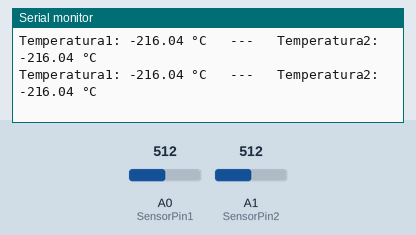
This sketch was run on a simulated Arduino Uno, built with avr-gcc and run on an emulated ATmega328P. Parts: the last lines printed to the serial monitor. The test bench sets the inputs (shaded band); at power-on: A0 (SensorPin1) = 512, A1 (SensorPin2) = 512.

Above: at 1.8 s.
1.9 s: A0 (SensorPin1) set to 0
At 2.8 s:
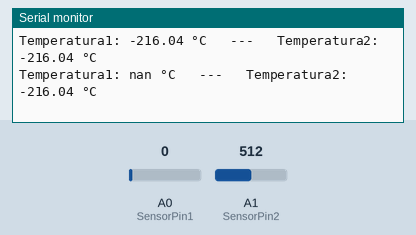
4.5 s: A1 (SensorPin2) set to 0
At 5.8 s:
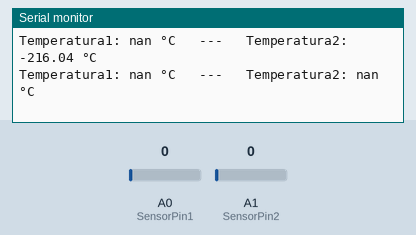
7.5 s: A0 (SensorPin1) set to 122
At 8.8 s:
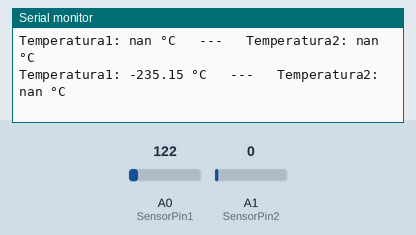
10.5 s: A1 (SensorPin2) set to 122
At 11.4 s:
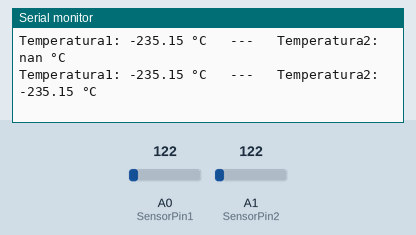

The sketch:

lab_7.1.ino
```cpp
#include <math.h>
const int Rc = 1000;
const int Vcc = 5;
const int SensorPin1 = A0;
const int SensorPin2 = A1;

double A = 3.3865469222658334 * pow(10, -1);
double B = -6.45726718252631 * pow(10, -2);
double C = 3.836960176189242 * pow(10, -4);

float K = 2.5;

void setup() {
  Serial.begin(9600);
}

void loop() {
  float V01 = analogRead(SensorPin1);
  float V1 = V01 / 1024 * Vcc;
  float V02 = analogRead(SensorPin2);
  float V2 =  V02 / 1024 * Vcc;

  float R1 = (Rc * V1);
  float R2 = (Rc * V2);

  float logR1 = log(R1);
  float logR2 = log(R2);
  float TsH1= 1.0 / (A + (B * logR1) + (C * logR1 * logR1 * logR1) );
  float TsH2= 1.0 / (A + (B * logR2) + (C * logR2 * logR2 * logR2) );

  float kelvin1 = TsH1 - (V1*V1) / (K * R1) * 1000;
  float celsius1 = kelvin1 - 273.15;

  float kelvin2 = TsH2 - (V2*V2) / (K * R2) * 1000;
  float celsius2 = kelvin2 - 273.15;

  Serial.print("Temperatura1: ");
  Serial.print(celsius1);
  Serial.print(" °C   ---   ");
  Serial.print("Temperatura2: ");
  Serial.print(celsius2);
  Serial.println(" °C");
  delay(1000);


}
```

Measured:
- after the input at 1.9 s, the serial monitor: prints a new line after 0.11 s (image 1)
- after the input at 4.5 s, the serial monitor: prints a new line after 0.51 s (image 2)
- after the input at 7.5 s, the serial monitor: prints a new line after 0.51 s (image 3)
- after the input at 10.5 s, the serial monitor: prints a new line after 0.52 s (image 4)
